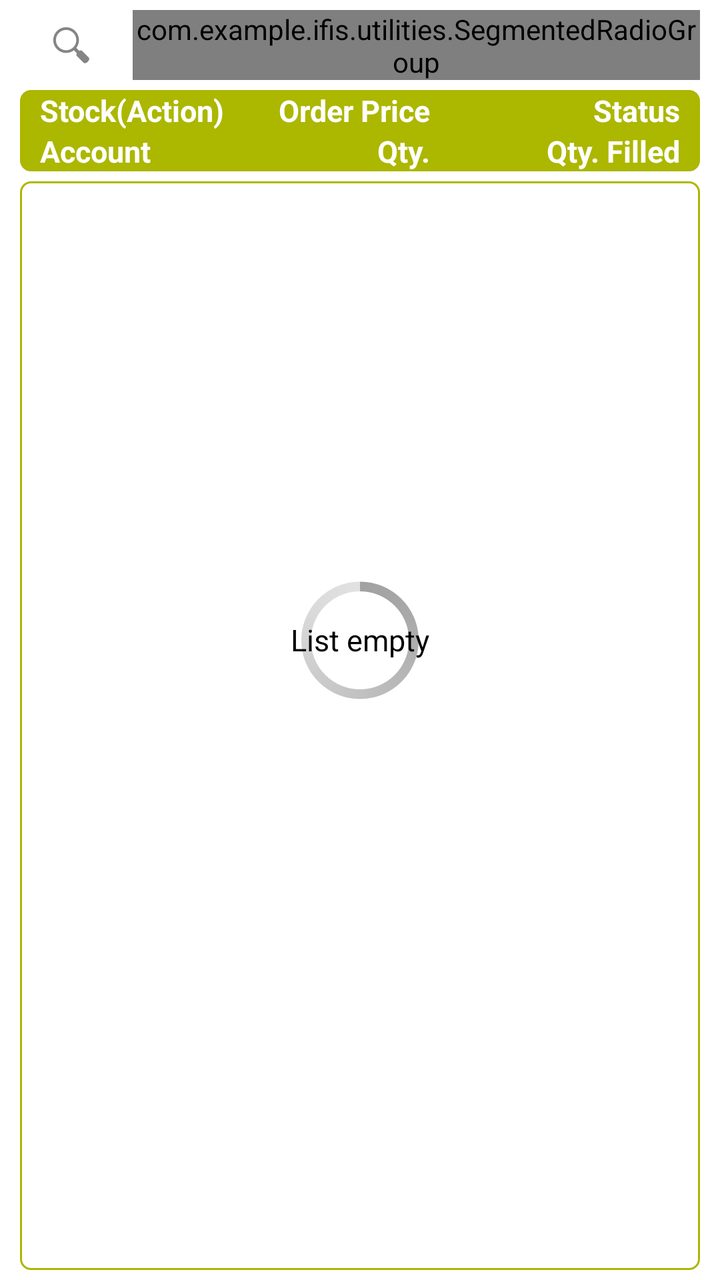
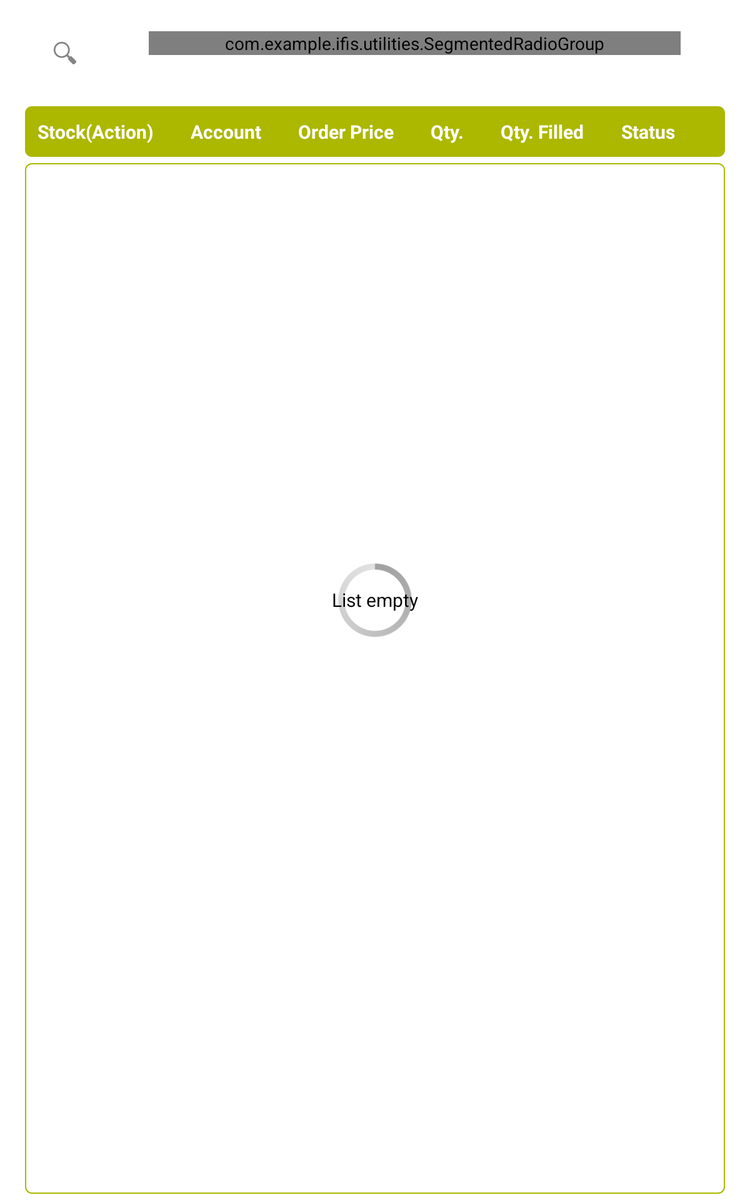

Two renders of one Android screen. The first uses the default layout on a phone; the second uses the alternative layout the repository ships for a different screen configuration, on a matching device. The two XML files are below.
<!-- AndroidManifest.xml: application theme MyTheme -->
<!-- res/layout/activity_order_book.xml -->
<RelativeLayout xmlns:android="http://schemas.android.com/apk/res/android"
    xmlns:tools="http://schemas.android.com/tools"
    android:layout_width="match_parent"
    android:layout_height="match_parent"
    tools:context="com.example.ifis.OrderBookActivity" >

    <LinearLayout
        android:layout_width="match_parent"
        android:layout_height="fill_parent"
        android:orientation="vertical" >
          
            <LinearLayout
            android:layout_marginLeft="10dp"
            android:layout_marginRight="10dp"
            android:orientation="horizontal" 
            android:layout_width="match_parent"
            android:layout_height="45dp" >
            
               <SearchView
                   android:layout_weight="1"
        			android:id="@+id/searchView1"
        			android:layout_width="wrap_content"
        			android:layout_height="wrap_content"
        			>
    			</SearchView>
            
        

            <com.example.ifis.utilities.SegmentedRadioGroup
               
                android:layout_weight="4"
                android:layout_width="wrap_content"       
				android:layout_height="wrap_content"
				android:layout_margin="5dip"
				android:orientation="horizontal"
				android:id="@+id/segment_text"
				android:checkedButton="@+id/button_one">
					<RadioButton android:id="@id/button_one"
					    android:layout_weight="1"
		    			android:layout_width="wrap_content"
						android:minWidth="60dp"
						android:minHeight="33dip"
						android:text="All"
						android:textAppearance="?android:attr/textAppearanceSmall"
						android:button="@null"
						android:gravity="center"
						android:textColor="@drawable/radio_colors" />
					<RadioButton android:id="@+id/button_two"
					    android:layout_width="wrap_content"
					    android:layout_weight="1"
						android:minWidth="60dp"
						android:minHeight="33dip"
						android:text="Filled"
						android:button="@null"
						android:gravity="center"
						android:textAppearance="?android:attr/textAppearanceSmall"
						android:textColor="@drawable/radio_colors" />
					    
		    
					<RadioButton android:id="@+id/button_three"
		     			android:layout_width="wrap_content"
						android:minWidth="60dp"
					    android:layout_weight="1"
						android:minHeight="33dip"
						android:text="Queue"
						android:button="@null"
						android:gravity="center"
						android:textAppearance="?android:attr/textAppearanceSmall"
						android:textColor="@drawable/radio_colors"
                />
		</com.example.ifis.utilities.SegmentedRadioGroup>
		
            <ImageButton
                   android:layout_weight="1"
                android:id="@+id/canclBtn"
                android:background="@android:color/transparent"
                
                android:src="@drawable/ic_action_refresh"
               	android:layout_width="wrap_content"
				android:layout_height="wrap_content"
				android:button="@null"
				android:gravity="center_horizontal"
				android:layout_marginTop="7dp"
                android:onClick="didClickRefresh"   
       			/>
        

        </LinearLayout>

          
        <RelativeLayout
            android:layout_marginBottom="5dp"
            android:layout_marginLeft="10dp"
            android:layout_marginRight="10dp"
            android:background="@drawable/table_heading"
            android:layout_width="match_parent"
            android:layout_height="wrap_content" >

            <LinearLayout
                android:layout_marginLeft="10dp"
                android:layout_alignParentLeft="true"
                android:layout_width="wrap_content"
                android:layout_height="wrap_content"
                android:orientation="vertical">

                <TextView
                    android:id="@+id/textView1"
                    android:layout_width="wrap_content"
                    android:layout_height="wrap_content"
                    android:text="Stock(Action)"
                    android:textColor="@android:color/white"
                    android:textSize="15sp"
                    android:textStyle="bold"
                    android:layout_gravity="left"
                    android:textAppearance="?android:attr/textAppearanceSmall" />

                <TextView
                    android:id="@+id/textView2"
                    android:layout_width="wrap_content"
                    android:layout_height="wrap_content"
                    android:text="Account"
                    android:textColor="@android:color/white"
                    android:textSize="15sp"
                    android:textStyle="bold"
                    android:layout_gravity="left"
                    android:textAppearance="?android:attr/textAppearanceSmall" />

            </LinearLayout>

            <LinearLayout
                android:layout_toLeftOf="@+id/statusLayOut"
                android:layout_width="wrap_content"
                android:layout_height="wrap_content"
                android:orientation="vertical" >
                  <TextView
                    android:id="@+id/textView3"
                    android:textColor="@android:color/white"
                    android:layout_width="wrap_content"
                    android:layout_height="wrap_content"
                    android:text="Order Price"
                    android:textSize="15sp"
                    android:textStyle="bold"                    
                    android:textAppearance="?android:attr/textAppearanceSmall" />

                <TextView
                    android:id="@+id/textView4"
                    android:textColor="@android:color/white"
                    android:layout_width="wrap_content"
                    android:layout_height="wrap_content"
                    android:text="Qty."
                    android:textSize="15sp"
                    android:textStyle="bold"
                    android:layout_gravity="right"
                    android:textAppearance="?android:attr/textAppearanceSmall" />
                
            </LinearLayout>

            <LinearLayout
                android:layout_marginRight="10dp"
                android:id="@+id/statusLayOut"
                android:layout_alignParentRight="true"
                android:layout_width="125dp"
                android:layout_height="wrap_content"
                android:orientation="vertical" >
                
                  <TextView
                    android:id="@+id/textView5"
                    android:textColor="@android:color/white"
                    android:layout_width="wrap_content"
                    android:layout_height="wrap_content"
                    android:text="Status"
                    android:textSize="15sp"
                    android:textStyle="bold"
                    android:layout_gravity="right"
                    android:textAppearance="?android:attr/textAppearanceSmall" />

                <TextView
                    android:id="@+id/textView6"
                    android:textColor="@android:color/white"
                    android:layout_width="wrap_content"
                    android:layout_height="wrap_content"
                    android:text="Qty. Filled"
                    android:textSize="15sp"
                    android:textStyle="bold"
                    android:layout_gravity="right"
                    android:textAppearance="?android:attr/textAppearanceSmall" />
            </LinearLayout>

        </RelativeLayout>

        <ListView
            android:layout_marginBottom="5dp"
            android:layout_marginLeft="10dp"
            android:layout_marginRight="10dp"
            android:background="@drawable/borderbluesolidwhite"
            android:id="@+id/orderListView"
            android:layout_width="match_parent"
            android:layout_height="fill_parent" >
        </ListView>

    </LinearLayout>
    
    <ProgressBar
            android:id="@+id/progressBarList"
            style="?android:attr/progressBarStyleLarge"
            android:layout_width="wrap_content"
            android:layout_height="wrap_content"
            android:layout_centerHorizontal="true"
            android:layout_centerVertical="true" />
    
    <TextView
            android:id="@+id/emtyListTV"
            android:layout_centerHorizontal="true"
            android:layout_centerVertical="true"
            android:layout_width="wrap_content"
            android:layout_height="wrap_content"
            android:text="List empty"
            android:textColor="@android:color/black"
            android:textSize="15sp"
            android:layout_gravity="left"
            android:textAppearance="?android:attr/textAppearanceSmall" />

</RelativeLayout>
<!-- resources referenced by this layout -->
<resources>
  <!-- drawable borderbluesolidwhite (drawable-hdpi) -->
  <shape xmlns:android="http://schemas.android.com/apk/res/android"
         android:shape="rectangle"
         android:color="@android:color/white" >
    
    <corners
        android:radius="5dp"
        android:topLeftRadius="5dp"
        android:topRightRadius="5dp"
        android:bottomRightRadius="5dp"
        android:bottomLeftRadius="5dp" />
    <stroke
        android:width="1dp"
        android:color="@color/ifisGreen" />
    <solid 
        android:color="@android:color/white" />
  </shape>
  <!-- drawable table_heading (drawable-hdpi) -->
  <shape xmlns:android="http://schemas.android.com/apk/res/android"
         android:shape="rectangle"
         android:color="@android:color/white" >
    <corners
        android:radius="5dp"
        android:topLeftRadius="5dp"
        android:topRightRadius="5dp"
        android:bottomRightRadius="5dp"
        android:bottomLeftRadius="5dp" />
    <stroke
        android:width="1dp"
        android:color="@color/ifisGreen" />
    <solid 
        android:color="@color/ifisGreen" />
  </shape>
  <style name="MyTheme" parent="@android:style/Theme.Holo.Light">
          <item name="android:actionBarStyle">@style/MyActionBar</item>
      </style>
  <color name="ifisGreen">#ACB700</color>
  <style name="MyActionBar" parent="@android:style/Widget.Holo.Light.ActionBar">
          <item name="android:background">@color/ifisGreen</item>
          <item name="android:icon">@android:color/transparent</item>
          <item name="android:textColor">@color/ifisGreen</item>
          <item name="android:height">30dp</item>        
      </style>
</resources>
<!-- res/layout-sw600dp/activity_order_book.xml (the repository's variant of the layout above) -->
<!-- drawn on a 7-inch tablet held upright -->
<RelativeLayout xmlns:android="http://schemas.android.com/apk/res/android"
    xmlns:tools="http://schemas.android.com/tools"
    android:layout_width="match_parent"
    android:layout_height="match_parent"
    tools:context="com.example.ifis.OrderBookActivity" >

    <LinearLayout
        android:layout_width="match_parent"
        android:layout_height="fill_parent"
        android:orientation="vertical" >
          
            <LinearLayout
                android:layout_margin="20dp"
                android:layout_marginLeft="10dp"
                android:layout_marginRight="10dp"
           
               android:orientation="horizontal"      
            
            android:layout_width="match_parent"
            android:layout_height="45dp" >
            
               <SearchView
                   android:layout_weight="1"
        			android:id="@+id/searchView1"
        			android:layout_width="wrap_content"
        			android:layout_height="wrap_content"
        			>
    			</SearchView>
            
        

            <com.example.ifis.utilities.SegmentedRadioGroup
               
                   android:layout_weight="4"
                android:layout_width="wrap_content"       
				android:layout_height="wrap_content"
				android:layout_margin="5dip"
				android:orientation="horizontal"
				android:id="@+id/segment_text"
				android:checkedButton="@+id/button_one">
					<RadioButton android:id="@id/button_one"
					    android:layout_weight="1"
		    			android:layout_width="wrap_content"
						android:minWidth="60dp"
						android:minHeight="33dip"
						android:text="All"
						android:textAppearance="?android:attr/textAppearanceSmall"
						android:button="@null"
						android:gravity="center"
						android:textColor="@drawable/radio_colors" />
					<RadioButton android:id="@+id/button_two"
					    android:layout_width="wrap_content"
					    android:layout_weight="1"
						android:minWidth="60dp"
						android:minHeight="33dip"
						android:text="Filled"
						android:button="@null"
						android:gravity="center"
						android:textAppearance="?android:attr/textAppearanceSmall"
						android:textColor="@drawable/radio_colors" />
					    
		    
					<RadioButton android:id="@+id/button_three"
		     			android:layout_width="wrap_content"
						android:minWidth="60dp"
					    android:layout_weight="1"
						android:minHeight="33dip"
						android:text="Queue"
						android:button="@null"
						android:gravity="center"
						android:textAppearance="?android:attr/textAppearanceSmall"
						android:textColor="@drawable/radio_colors"
                />
		</com.example.ifis.utilities.SegmentedRadioGroup>
		
            <ImageButton
                   android:layout_weight="1"
                android:id="@+id/canclBtn"
                android:background="@android:color/transparent"
                
                android:src="@drawable/ic_action_refresh"
               	android:layout_width="wrap_content"
				android:layout_height="wrap_content"
				android:button="@null"
				android:gravity="center_horizontal"
				android:layout_marginTop="7dp"
                android:onClick="didClickRefresh"   
       			/>
        

        </LinearLayout>

          
        <LinearLayout
                
            
            android:layout_marginBottom="5dp"
            android:layout_marginLeft="20dp"
            android:layout_marginRight="20dp"
            android:padding="10dp"
           
            android:background="@drawable/table_heading"
            android:layout_width="match_parent"
            android:layout_height="wrap_content" >
            <RelativeLayout
                android:layout_weight="1"
                android:layout_width="wrap_content"
                android:layout_height="match_parent" >
                
                <TextView
                    android:id="@+id/textView1"
                    android:layout_width="wrap_content"
                    android:layout_height="wrap_content"
                    android:text="Stock(Action)"
                    android:textColor="@android:color/white"
                    android:textSize="15sp"
                    android:textStyle="bold"
                    android:layout_gravity="left"
                    android:textAppearance="?android:attr/textAppearanceSmall" />
                
            </RelativeLayout>
            <RelativeLayout
                android:layout_weight="1"
                android:layout_width="wrap_content"
                android:layout_height="match_parent" >
                
                <TextView
                    android:id="@+id/textView2"
                    android:layout_width="wrap_content"
                    android:layout_height="wrap_content"
                    android:text="Account"
                    android:textColor="@android:color/white"
                    android:textSize="15sp"
                    android:textStyle="bold"
                    android:layout_gravity="left"
                    android:textAppearance="?android:attr/textAppearanceSmall" />
                
            </RelativeLayout>
            <RelativeLayout
                android:layout_weight="1"
                android:layout_width="wrap_content"
                android:layout_height="match_parent" >
                
                <TextView
                    android:id="@+id/textView3"
                    android:textColor="@android:color/white"
                    android:layout_width="wrap_content"
                    android:layout_height="wrap_content"
                    android:text="Order Price"
                    android:textSize="15sp"
                    android:textStyle="bold"                    
                    android:textAppearance="?android:attr/textAppearanceSmall" />
                
            </RelativeLayout>
            <RelativeLayout
                android:layout_weight="1"
                android:layout_width="wrap_content"
                android:layout_height="match_parent" >
                <TextView
                    android:id="@+id/textView4"
                    android:textColor="@android:color/white"
                    android:layout_width="wrap_content"
                    android:layout_height="wrap_content"
                    android:text="Qty."
                    android:textSize="15sp"
                    android:textStyle="bold"
                    android:layout_gravity="right"
                    android:textAppearance="?android:attr/textAppearanceSmall" />
            </RelativeLayout>
            <RelativeLayout
                android:layout_weight="1"
                android:layout_width="wrap_content"
                android:layout_height="match_parent" >
                  <TextView
                    android:id="@+id/textView6"
                    android:textColor="@android:color/white"
                    android:layout_width="wrap_content"
                    android:layout_height="wrap_content"
                    android:text="Qty. Filled"
                    android:textSize="15sp"
                    android:textStyle="bold"
                    android:layout_gravity="right"
                    android:textAppearance="?android:attr/textAppearanceSmall" />
                
                
            </RelativeLayout>
             <RelativeLayout
                android:layout_weight="1"
                android:layout_width="wrap_content"
                android:layout_height="match_parent" >
                
                 <TextView
                    android:id="@+id/textView5"
                    android:textColor="@android:color/white"
                    android:layout_width="wrap_content"
                    android:layout_height="wrap_content"
                    android:text="Status"
                    android:textSize="15sp"
                    android:textStyle="bold"
                    android:layout_gravity="right"
                    android:textAppearance="?android:attr/textAppearanceSmall" />
      
            </RelativeLayout>

        </LinearLayout>

        <ListView
                
            android:paddingTop="5dp"
            android:paddingBottom="5dp"
            android:paddingLeft="5dp"
            android:layout_marginBottom="5dp"
            android:layout_marginLeft="20dp"
            android:layout_marginRight="20dp"
            android:paddingRight="5dp"
            
            android:background="@drawable/borderbluesolidwhite"
            android:id="@+id/orderListView"
            android:layout_width="match_parent"
            android:layout_height="fill_parent" >
        </ListView>

    </LinearLayout>
    
    <ProgressBar
            android:id="@+id/progressBarList"
            style="?android:attr/progressBarStyleLarge"
            android:layout_width="wrap_content"
            android:layout_height="wrap_content"
            android:layout_centerHorizontal="true"
            android:layout_centerVertical="true" />
    
    <TextView
            android:id="@+id/emtyListTV"
            android:layout_centerHorizontal="true"
            android:layout_centerVertical="true"
            android:layout_width="wrap_content"
            android:layout_height="wrap_content"
            android:text="List empty"
            android:textColor="@android:color/black"
            android:textSize="15sp"
            android:layout_gravity="left"
            android:textAppearance="?android:attr/textAppearanceSmall" />
</RelativeLayout>
